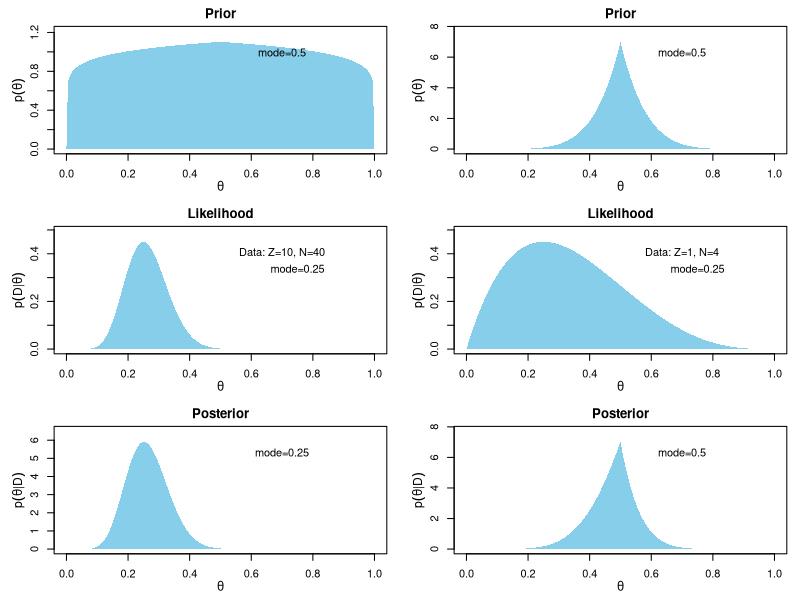
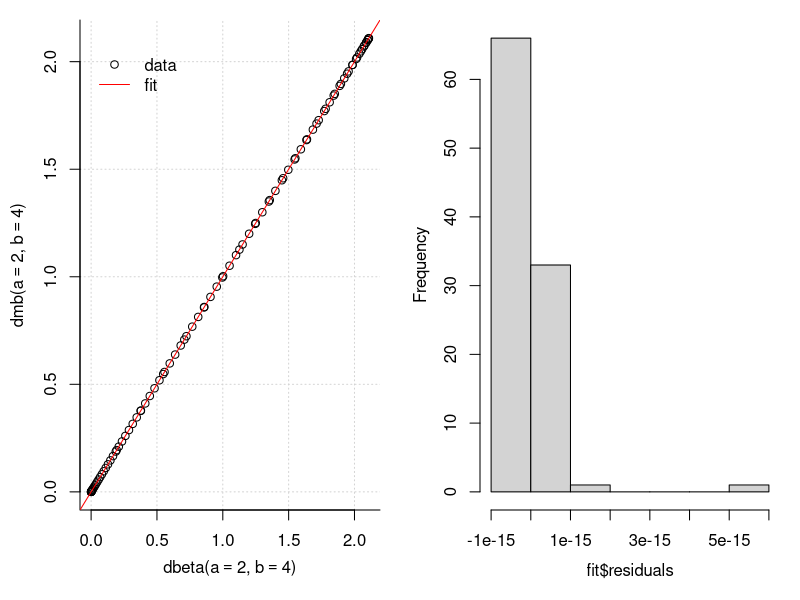
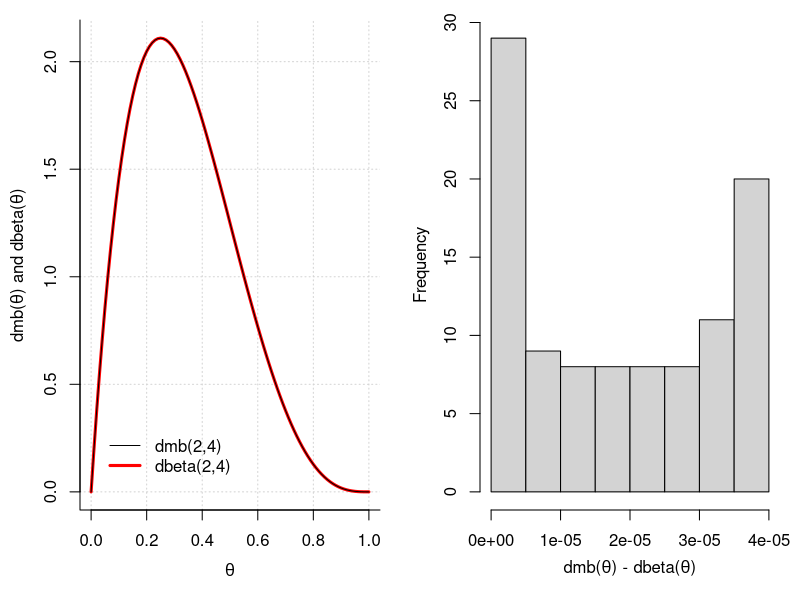

These charts were generated, in order, by the following R code:
## ---- chunk 1
rm(list=ls()) # clean up
library(knitr)
gr <- (1+sqrt(5))/2 # golden ratio, for figures
opts_chunk$set(comment="  ",
               collapse=TRUE, 
               #echo=FALSE,
               fig.asp=1/gr,
               dev="png"
               )
options(digits=3)
## ---- chunk 2
ppD <- function(tr=1, tpr, fpr, prior) {
  ## argument list
  # tr: the test result, 1(0) is +(-)ve
  # tpr: true positive rate (sensitivity) of the test
  # fpr: false positive rate (1-specificity)
  # prior: prior probability of the disease
  
  ## false negative rate and true negative rate
  fnr <- 1 - tpr # sum rule: tpr + fnr = 1
  tnr <- 1 - fpr # sum rule: fpr + tnr = 1
  
  ## matrix of conditional probabilities Pr(T|D)
  # row 1 is positive test result
  # row 2 is negative test result
  # col 1 is presence of disease
  # col 2 is absence of disease
  PrTgD <- matrix(rep(0,4), nrow=2)
  PrTgD[1,1] <- tpr     
  PrTgD[1,2] <- fpr     
  PrTgD[2,1] <- fnr     
  PrTgD[2,2] <- tnr     
  
  ir <- ifelse(tr != 0, 1, 2) # row index
  
  post <- PrTgD[ir, 1]*prior / 
            (PrTgD[ir, 1]*prior + PrTgD[ir, 2]*(1-prior))
  return(post)
}

## Now do the problem on page 103. (The data assignments are 
## for inline code in the following narrative.)
tr <- 1
tpr <- 0.99
fpr <- 0.05
prior <- 0.001
post1 <- ppD(tr=tr, tpr=tpr, fpr=fpr, prior=prior) 
## ---- chunk 3
ppD2 <- function(test="pos", tpr, fpr, prior) {
  # test: the test result, either "pos" or "neg"
  # tpr: true positive rate (sensitivity) of the test
  # fpr: false positive rate (1-specificity)
  # prior: prior probability of the disease
  stopifnot(test %in% c("pos", "neg"),
            0 < tpr, tpr < 1, 0 < fpr, fpr < 1) 
  
  ## false negative rate, true negative rate
  fnr <- 1 - tpr # sum rule: tpr + fnr = 1
  tnr <- 1 - fpr # sum rule: fpr + tnr = 1
  
  ## matrix of conditional probabilities Pr(Test|Disease)
  pTgD <- matrix(rep(0,4), nrow=2)
  rownames(pTgD) <- c("pos", "neg")        # test result
  colnames(pTgD) <- c("present", "absent") # disease 
  pTgD["pos", "present"] <- tpr     
  pTgD["pos", "absent" ] <- fpr     
  pTgD["neg", "present"] <- fnr     
  pTgD["neg", "absent" ] <- tnr     
  
  Prior <- c(present=prior, absent=1-prior)  # vector prior
  Post  <- c(present=NA   , absent=NA     )  # vector posterior
  
  evidence <- pTgD[test,"present"]*Prior["present"] +
              pTgD[test,"absent" ]*Prior["absent" ]
  
  Post["present"] <- pTgD[test,"present"]*Prior["present"]/evidence
  Post["absent" ] <- pTgD[test,"absent" ]*Prior["absent" ]/evidence
  
  stopifnot(all.equal(1, sum(Post))) # check
  return(Post["present"])
}

## Now do the problem on page 103. (The data assignments are 
## for inline code in the following narrative.)
test <- "pos"
tpr <- 0.99
fpr <- 0.05
prior <- 0.001
post11 <- ppD2(test=test, tpr=tpr, fpr=fpr, prior=prior) 
## ---- chunk 4
post2 <- ppD(tr=0, tpr=tpr, fpr=fpr, prior=post1)
## ---- chunk 5
ppDm <- function(tr=1, tpr, fpr, prior) {
  ## argument list
  # tr: vector of 1's and 0's. 1's indicate positive test results
  # tpr: true  positive rate(s)
  # fpr: false positive rate(s)
  # prior: prior probability of disease
  
  ## Check arguments. Not all bads will be caught, I fear  
  ltr <- length(tr) # used below
  stopifnot(ltr >= 1,
            length(tpr)==ltr || length(tpr)==1,
            length(fpr)==ltr || length(fpr)==1)
  
  ## expand tpr, fpr if needed
  if (ltr > 1) {
    if (length(tpr) == 1) tpr <- rep(tpr, ltr)
    if (length(fpr) == 1) fpr <- rep(fpr, ltr)
  }
  
  PrTgD      <- matrix(rep(0,4), nrow=2)
  PrTgD[1,1] <- tpr[1]     # true positive rate
  PrTgD[1,2] <- fpr[1]     # false positive rate
  PrTgD[2,1] <- 1 - tpr[1] # false negative rate
  PrTgD[2,2] <- 1 - fpr[1] # true negative rate
  
  ir <- ifelse(tr[1] != 0, 1, 2) # make row index
  post <- PrTgD[ir, 1]*prior / 
            ( PrTgD[ir, 1]*prior + PrTgD[ir, 2]*(1-prior) )
      
  if (ltr == 1) {
    return(post)
  } else {
    tr  <-  tr[-1]
    tpr <- tpr[-1]
    fpr <- fpr[-1]
    Recall(tr, tpr, fpr, post) # call itself
  }
}

## Now use the function  
prior <- 9.4/100
tr  <-  c( 1,  0,  1,  1,  1)
tpr <-  c(99, 85, 93, 92, 75)/100 
fpr <-  c( 5, 15, 10, 12, 18)/100
post <- ppDm(tr, tpr, fpr, prior)

## make data frame for display
TR <- ifelse(tr, "+ve", "-ve")
df <- data.frame("Test result"=TR, TPR=tpr, FPR=fpr, TNR=1-fpr, FNR=1-tpr)
## ---- chunk 6
col.names <- c("Test result", "TPR", "FPR", "TNR", "FNR")
kable(df, col.names=col.names,
      caption=paste0("**Table 5.1.3.** A battery of five tests with 
                     various true positive rates and false positive 
                     rates. The posterior probability of disease is ",    
                     signif(post*100, 4), "%."))
## ---- chunk 7
tr <- 1
tpr <- 0.99
fpr <- 0.05
prior <- 0.001
post3 <- ppDm(tr=tr, tpr=tpr, fpr=fpr, prior=prior)    
## ---- chunk 8
tr <- c(1, 0)
post4 <- ppDm(tr=tr, tpr=tpr, fpr=fpr, prior=prior)    
## ---- chunk 9
par(mfcol=c(3, 2),          # 3x2 matrix of plots
    mar=c(3.5, 4.1, 2, 1),  # inner margins
    mgp=c(2.0, 1, 0)        # put labels nearer axes
   )
trap <- function(x, y) # integral of y from x[1] to x[length(x)]
  sum(diff(x)*0.5*(y[-1] + y[-length(y)]))

trngl <- function(x, power) {
  y <- pmin(x, 1-x)^power 
  y/trap(x, y)
}

BernLike <- function(x, Z, N) {
  f <- x^Z*(1-x)^(N-Z)
  0.45*f/max(f)
}

post <- function(x, prior, like) {
  f <- prior*like 
  f/trap(x, f)
}

panel <- function(x, y, title, Z=NULL, N=NULL) {
  if (title=="Prior") {
    ylab <- expression(p(theta))
  } else if (title=="Likelihood") {
    ylab <- expression(p(D*"|"*theta))
  } else { # Posterior
    ylab <- expression(p(theta*"|"*D))
  }
  plot(x, y, type="n", ylim=c(0, 1.1*max(y)), 
       xlab = expression(theta), cex.lab=1.1,
       ylab = ylab, 
       main = title)
  
  ## Fill the area beneath the curve
  xp <- c(x, rev(x) )
  yp <- c(rep(0, length(x)), rev(y))
  polygon(xp, yp, col="skyblue", border=NA)
  
  ## annotate plot
  mode  <- x[which.max(y)]
  if (title=="Likelihood") {
    line1 <- bquote("Data: Z="*.(Z)*", N="*.(N))
    line2 <- bquote("mode="*.(mode))
    text(0.7 , 0.90*max(y), line1)
    text(0.75, 0.75*max(y), line2)
  } else {
    line1 <- bquote("mode="*.(mode))
    text(0.7 , 0.9*max(y), line1)
  }
  return(invisible(NULL))
} # end panel()

## make the figure
x <- seq(0, 1, len=201)

prior <- trngl(x, power=0.1) 
panel(x, prior, title="Prior") # (1,1)

like  <- BernLike(x, Z=10, N=40)
panel(x, like, title="Likelihood", Z=10, N=40) # (2,1)

f <- post(x, prior=prior, like=like)
panel(x, f, title="Posterior") # (3,1)

prior <- trngl(x, power=6) 
panel(x, prior, title="Prior") # (1,2)

like  <- BernLike(x, Z=1, N=4)
panel(x, like, title="Likelihood", Z=1, N=4) # (2,2)

f <- post(x, prior=prior, like=like)
panel(x, f, title="Posterior") # (3,2)
## ---- chunk 10
## using x for theta to save typing. SO lazy!
set.seed(123)
N <- 2000 # number of samples
a <- 2; b <- 3 # shape parameters
x <- rbeta(N, a, b) # samples
N1 <- sum(x < 0.75 & x > 0.5)
N2 <- sum(x > 0.5)
Pb <- N1/N2

Pc <- (pbeta(0.75,a,b) - pbeta(0.5,a,b)) / 
           (1 - pbeta(0.5,a,b))
## ---- chunk 11
dmb <- function(x, a=1, b=1, Ni=301) {
  ## In the interests of speed, arguments are not checked!!
  # a,b:  shape parameters
  # Ni: the number of points to use for the integral
  xi  <- seq(0, 1, len=Ni)
  fi   <- xi^(a-1)*(1-xi)^(b-1)
  int <- sum( diff(xi)*0.5*(fi[-1] + fi[-Ni]) ) 
  return( x^(a-1)*(1-x)^(b-1)/int )
}
## ---- chunk 12
par(mgp=c(2.5, 1, 0), mar=c(4.5, 4, 1, 1), mfrow=c(1, 2))

a <- 2; b <- 4
Nx <- 101
x  <- seq(0, 1, len=Nx)
y2 <- dmb(x, a=a, b=b)
y1 <- dbeta(x, shape1=a, shape2=b)

## left panel
plot(y1, y2, type="p", bty="l",
     panel.first=grid(),
     xlab=bquote("dbeta("*a==.(a)*","~b==.(b)*")"),
     ylab=bquote("dmb("  *a==.(a)*","~b==.(b)*")")
     )

fit <- lm(y2~y1)
abline(fit, col="red")

legend("topleft", inset=0.05, bty="n",
       lty=c(NA, 1), col=c("black", "red"),
       pch=c(1, NA), legend=c("data", "fit")
       )

## right panel
hist(fit$residuals, main="")
## ---- chunk 13
par(mgp=c(2.5, 1, 0), mar=c(4.5, 4, 1, 1), mfrow=c(1, 2))

a <- 2; b <- 4
Nx <- 101
x  <- seq(0, 1, len=Nx)
y2 <- dmb(x, a=a, b=b)
y1 <- dbeta(x, shape1=a, shape2=b)
dy <- y2 - y1

## left panel
plot(x, y1, type="l", bty="l", col="red", lwd=3,
     panel.first=grid(),
     xlab=expression(theta),
     ylab=expression("dmb("*theta*") and dbeta("*theta*")"))

lines(x, y2,  type="l", bty="l", col="black")

leg1 <- paste0("dmb("  , a, ",", b, ")")
leg2 <- paste0("dbeta(", a, ",", b, ")")

legend("bottomleft", inset=0.05, bty="n",
       lty=c(1, 1), col=c("black", "red"),
       lwd=c(1, 3), legend=c(leg1, leg2)
       )

## right panel
hist(dy, main="", xlab=expression("dmb("*theta*") - dbeta("*theta*")"))
